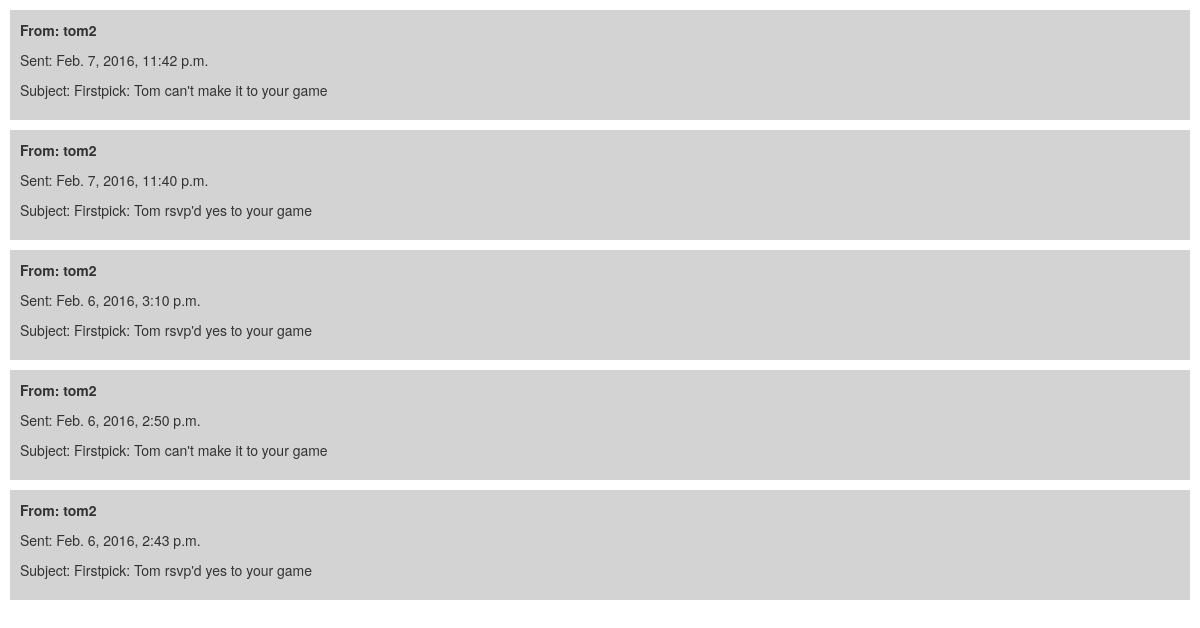
The page /firstpick/messages/ (signed in) on the database its author committed.
### firstpick/models.py (models this page shows, shortened)
class Msg(models.Model):
	sender = models.ForeignKey(User, related_name = "Sender")
	recipient = models.ForeignKey(User, related_name = "Recipient")
	datetime = models.DateTimeField('Sent at')
	subject = models.TextField(default="No Subject")
	body = models.TextField(default="No Body")
	msg_type = models.CharField(max_length=200, choices=MSG_CHOICES)

### firstpick/views.py (the view)
def messages(request):
	user, userProfile = get_user_perms(request)
	messages = Msg.objects.filter(recipient = user).order_by('-datetime')
	return render_to_response('firstpick/messages.html', {
		'user': user,
		'messages': messages,
	})

### firstpick/views.py (called while the page is built)
def get_user_perms(request):
	user = request.user
	userProfile = UserProfile.objects.get(user = user)
	return (user, userProfile)

### firstpick/templates/firstpick/messages.html (shortened to what this page needs)
{% extends "base.html" %}
{% load static %}
{% block content %}
<link rel="stylesheet" href="{% static 'styles.css' %}" >
{% for msg in messages %}
<div class = "msg_header clickable">
	<p> <strong> From: {{msg.sender}} </strong></p>
	<p> Sent: {{msg.datetime}} </p>
	<p> Subject: {{msg.subject}} </p>
</div>
{% endfor %}
{% endblock %}

### firstpick/templates/base.html (shortened to what this page needs)
{% load staticfiles %}
<!DOCTYPE html>
<html>
<head>
	<link rel="stylesheet" href="{% static 'css/bootstrap.min.css' %}" >
</head>
<body class="login_body">
    {% block content %}
    {% endblock %}
</body>
</html>

### static/styles.css (style rules this page uses)
html, body { box-sizing: border-box; height: 100%; margin: 0; padding: 0; }
.clickable { cursor: pointer; cursor: hand; }
.msg_header { background-color: lightgrey; margin: 10px; padding: 10px; }

### rows shown on the page
Msg: sender "tom2", datetime "Feb. 7, 2016, 11:42 p.m.", subject "Firstpick: Tom can't make it to your game"
Msg: sender "tom2", datetime "Feb. 7, 2016, 11:40 p.m.", subject "Firstpick: Tom rsvp'd yes to your game"
Msg: sender "tom2", datetime "Feb. 6, 2016, 3:10 p.m.", subject "Firstpick: Tom rsvp'd yes to your game"
Msg: sender "tom2", datetime "Feb. 6, 2016, 2:50 p.m.", subject "Firstpick: Tom can't make it to your game"
Msg: sender "tom2", datetime "Feb. 6, 2016, 2:43 p.m.", subject "Firstpick: Tom rsvp'd yes to your game"
